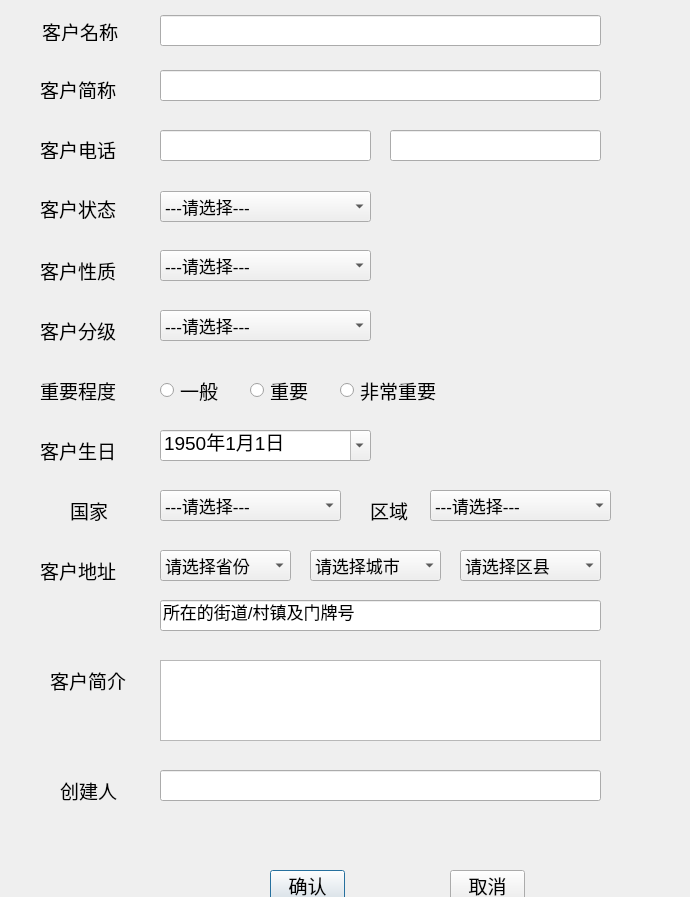
<?xml version="1.0" encoding="UTF-8"?>
<ui version="4.0">
 <class>Dialog</class>
 <widget class="QDialog" name="Dialog">
  <property name="geometry">
   <rect>
    <x>0</x>
    <y>0</y>
    <width>690</width>
    <height>897</height>
   </rect>
  </property>
  <property name="sizeIncrement">
   <size>
    <width>25</width>
    <height>21</height>
   </size>
  </property>
  <property name="baseSize">
   <size>
    <width>25</width>
    <height>21</height>
   </size>
  </property>
  <property name="font">
   <font>
    <pointsize>14</pointsize>
   </font>
  </property>
  <property name="windowTitle">
   <string>Dialog</string>
  </property>
  <widget class="QLabel" name="labelCustomerName">
   <property name="geometry">
    <rect>
     <x>42</x>
     <y>22</y>
     <width>81</width>
     <height>19</height>
    </rect>
   </property>
   <property name="sizeIncrement">
    <size>
     <width>25</width>
     <height>18</height>
    </size>
   </property>
   <property name="font">
    <font>
     <pointsize>14</pointsize>
    </font>
   </property>
   <property name="text">
    <string>客户名称</string>
   </property>
  </widget>
  <widget class="QLineEdit" name="lineEditCustomerName">
   <property name="geometry">
    <rect>
     <x>160</x>
     <y>15</y>
     <width>441</width>
     <height>31</height>
    </rect>
   </property>
   <property name="sizeIncrement">
    <size>
     <width>25</width>
     <height>21</height>
    </size>
   </property>
   <property name="font">
    <font>
     <pointsize>13</pointsize>
    </font>
   </property>
   <property name="text">
    <string/>
   </property>
  </widget>
  <widget class="QLabel" name="labelCustomerAbbreviation">
   <property name="geometry">
    <rect>
     <x>40</x>
     <y>80</y>
     <width>81</width>
     <height>19</height>
    </rect>
   </property>
   <property name="sizeIncrement">
    <size>
     <width>25</width>
     <height>18</height>
    </size>
   </property>
   <property name="font">
    <font>
     <pointsize>14</pointsize>
    </font>
   </property>
   <property name="text">
    <string>客户简称</string>
   </property>
  </widget>
  <widget class="QLineEdit" name="lineEditCustomerAbbreviation">
   <property name="geometry">
    <rect>
     <x>160</x>
     <y>70</y>
     <width>441</width>
     <height>31</height>
    </rect>
   </property>
   <property name="sizeIncrement">
    <size>
     <width>25</width>
     <height>21</height>
    </size>
   </property>
   <property name="font">
    <font>
     <pointsize>13</pointsize>
    </font>
   </property>
   <property name="text">
    <string/>
   </property>
  </widget>
  <widget class="QLineEdit" name="lineEditCustomerTel1">
   <property name="geometry">
    <rect>
     <x>160</x>
     <y>130</y>
     <width>211</width>
     <height>31</height>
    </rect>
   </property>
   <property name="sizeIncrement">
    <size>
     <width>25</width>
     <height>21</height>
    </size>
   </property>
   <property name="font">
    <font>
     <pointsize>13</pointsize>
    </font>
   </property>
   <property name="text">
    <string/>
   </property>
  </widget>
  <widget class="QLabel" name="labelCustomerTel">
   <property name="geometry">
    <rect>
     <x>40</x>
     <y>140</y>
     <width>81</width>
     <height>19</height>
    </rect>
   </property>
   <property name="sizeIncrement">
    <size>
     <width>25</width>
     <height>18</height>
    </size>
   </property>
   <property name="font">
    <font>
     <pointsize>14</pointsize>
    </font>
   </property>
   <property name="text">
    <string>客户电话</string>
   </property>
  </widget>
  <widget class="QLineEdit" name="lineEditCustomerTel2">
   <property name="geometry">
    <rect>
     <x>390</x>
     <y>130</y>
     <width>211</width>
     <height>31</height>
    </rect>
   </property>
   <property name="sizeIncrement">
    <size>
     <width>25</width>
     <height>21</height>
    </size>
   </property>
   <property name="font">
    <font>
     <pointsize>13</pointsize>
    </font>
   </property>
   <property name="text">
    <string/>
   </property>
  </widget>
  <widget class="QLabel" name="labelCustomerState">
   <property name="geometry">
    <rect>
     <x>40</x>
     <y>198</y>
     <width>81</width>
     <height>21</height>
    </rect>
   </property>
   <property name="sizeIncrement">
    <size>
     <width>25</width>
     <height>18</height>
    </size>
   </property>
   <property name="font">
    <font>
     <pointsize>14</pointsize>
    </font>
   </property>
   <property name="text">
    <string>客户状态</string>
   </property>
  </widget>
  <widget class="QComboBox" name="comboBoxCustomerState">
   <property name="geometry">
    <rect>
     <x>160</x>
     <y>191</y>
     <width>211</width>
     <height>31</height>
    </rect>
   </property>
   <property name="sizeIncrement">
    <size>
     <width>25</width>
     <height>21</height>
    </size>
   </property>
   <property name="baseSize">
    <size>
     <width>25</width>
     <height>21</height>
    </size>
   </property>
   <property name="font">
    <font>
     <pointsize>13</pointsize>
    </font>
   </property>
   <item>
    <property name="text">
     <string>---请选择---</string>
    </property>
   </item>
   <item>
    <property name="text">
     <string>潜在客户</string>
    </property>
   </item>
   <item>
    <property name="text">
     <string>初步接触</string>
    </property>
   </item>
   <item>
    <property name="text">
     <string>持续跟进</string>
    </property>
   </item>
   <item>
    <property name="text">
     <string>成交客户</string>
    </property>
   </item>
   <item>
    <property name="text">
     <string>忠诚客户</string>
    </property>
   </item>
   <item>
    <property name="text">
     <string>无效客户</string>
    </property>
   </item>
  </widget>
  <widget class="QLabel" name="labelCustomerType">
   <property name="geometry">
    <rect>
     <x>40</x>
     <y>260</y>
     <width>81</width>
     <height>21</height>
    </rect>
   </property>
   <property name="sizeIncrement">
    <size>
     <width>25</width>
     <height>18</height>
    </size>
   </property>
   <property name="font">
    <font>
     <pointsize>14</pointsize>
    </font>
   </property>
   <property name="text">
    <string>客户性质</string>
   </property>
  </widget>
  <widget class="QLabel" name="labelCustomerGrade">
   <property name="geometry">
    <rect>
     <x>40</x>
     <y>320</y>
     <width>81</width>
     <height>21</height>
    </rect>
   </property>
   <property name="sizeIncrement">
    <size>
     <width>25</width>
     <height>18</height>
    </size>
   </property>
   <property name="font">
    <font>
     <pointsize>14</pointsize>
    </font>
   </property>
   <property name="text">
    <string>客户分级</string>
   </property>
  </widget>
  <widget class="QComboBox" name="comboBoxCustomerType">
   <property name="geometry">
    <rect>
     <x>160</x>
     <y>250</y>
     <width>211</width>
     <height>31</height>
    </rect>
   </property>
   <property name="sizeIncrement">
    <size>
     <width>25</width>
     <height>21</height>
    </size>
   </property>
   <property name="baseSize">
    <size>
     <width>25</width>
     <height>21</height>
    </size>
   </property>
   <property name="font">
    <font>
     <pointsize>13</pointsize>
    </font>
   </property>
   <item>
    <property name="text">
     <string>---请选择---</string>
    </property>
   </item>
   <item>
    <property name="text">
     <string>企业客户</string>
    </property>
   </item>
   <item>
    <property name="text">
     <string>个人客户</string>
    </property>
   </item>
   <item>
    <property name="text">
     <string>政府事业单位</string>
    </property>
   </item>
  </widget>
  <widget class="QComboBox" name="comboBoxCustomerGrade">
   <property name="geometry">
    <rect>
     <x>160</x>
     <y>310</y>
     <width>211</width>
     <height>31</height>
    </rect>
   </property>
   <property name="sizeIncrement">
    <size>
     <width>25</width>
     <height>21</height>
    </size>
   </property>
   <property name="baseSize">
    <size>
     <width>25</width>
     <height>21</height>
    </size>
   </property>
   <property name="font">
    <font>
     <pointsize>13</pointsize>
    </font>
   </property>
   <item>
    <property name="text">
     <string>---请选择---</string>
    </property>
   </item>
   <item>
    <property name="text">
     <string>小型</string>
    </property>
   </item>
   <item>
    <property name="text">
     <string>中型</string>
    </property>
   </item>
   <item>
    <property name="text">
     <string>大型</string>
    </property>
   </item>
  </widget>
  <widget class="QLabel" name="labelImportance">
   <property name="geometry">
    <rect>
     <x>40</x>
     <y>380</y>
     <width>81</width>
     <height>21</height>
    </rect>
   </property>
   <property name="sizeIncrement">
    <size>
     <width>25</width>
     <height>18</height>
    </size>
   </property>
   <property name="font">
    <font>
     <pointsize>14</pointsize>
    </font>
   </property>
   <property name="text">
    <string>重要程度</string>
   </property>
  </widget>
  <widget class="QRadioButton" name="radioButtonImportance1">
   <property name="geometry">
    <rect>
     <x>160</x>
     <y>380</y>
     <width>89</width>
     <height>21</height>
    </rect>
   </property>
   <property name="text">
    <string>一般</string>
   </property>
  </widget>
  <widget class="QRadioButton" name="radioButtonImportance2">
   <property name="geometry">
    <rect>
     <x>250</x>
     <y>380</y>
     <width>89</width>
     <height>21</height>
    </rect>
   </property>
   <property name="text">
    <string>重要</string>
   </property>
  </widget>
  <widget class="QRadioButton" name="radioButtonImportance3">
   <property name="geometry">
    <rect>
     <x>340</x>
     <y>380</y>
     <width>111</width>
     <height>21</height>
    </rect>
   </property>
   <property name="text">
    <string>非常重要</string>
   </property>
  </widget>
  <widget class="QLabel" name="labelCustomerBirthday">
   <property name="geometry">
    <rect>
     <x>40</x>
     <y>440</y>
     <width>81</width>
     <height>21</height>
    </rect>
   </property>
   <property name="sizeIncrement">
    <size>
     <width>25</width>
     <height>18</height>
    </size>
   </property>
   <property name="font">
    <font>
     <pointsize>14</pointsize>
    </font>
   </property>
   <property name="text">
    <string>客户生日</string>
   </property>
  </widget>
  <widget class="QDateEdit" name="dateEditCustomerBirthday">
   <property name="geometry">
    <rect>
     <x>160</x>
     <y>430</y>
     <width>211</width>
     <height>31</height>
    </rect>
   </property>
   <property name="baseSize">
    <size>
     <width>25</width>
     <height>21</height>
    </size>
   </property>
   <property name="inputMethodHints">
    <set>Qt::ImhNone</set>
   </property>
   <property name="dateTime">
    <datetime>
     <hour>0</hour>
     <minute>0</minute>
     <second>0</second>
     <year>1950</year>
     <month>1</month>
     <day>1</day>
    </datetime>
   </property>
   <property name="displayFormat">
    <string>yyyy年M月d日</string>
   </property>
   <property name="calendarPopup">
    <bool>true</bool>
   </property>
  </widget>
  <widget class="QLabel" name="labelCountry">
   <property name="geometry">
    <rect>
     <x>70</x>
     <y>500</y>
     <width>41</width>
     <height>21</height>
    </rect>
   </property>
   <property name="sizeIncrement">
    <size>
     <width>25</width>
     <height>18</height>
    </size>
   </property>
   <property name="font">
    <font>
     <pointsize>14</pointsize>
    </font>
   </property>
   <property name="text">
    <string>国家</string>
   </property>
  </widget>
  <widget class="QComboBox" name="comboBoxCustomerGrade_2">
   <property name="geometry">
    <rect>
     <x>160</x>
     <y>490</y>
     <width>181</width>
     <height>31</height>
    </rect>
   </property>
   <property name="sizeIncrement">
    <size>
     <width>25</width>
     <height>21</height>
    </size>
   </property>
   <property name="baseSize">
    <size>
     <width>25</width>
     <height>21</height>
    </size>
   </property>
   <property name="font">
    <font>
     <pointsize>13</pointsize>
    </font>
   </property>
   <item>
    <property name="text">
     <string>---请选择---</string>
    </property>
   </item>
   <item>
    <property name="text">
     <string>小型</string>
    </property>
   </item>
   <item>
    <property name="text">
     <string>中型</string>
    </property>
   </item>
   <item>
    <property name="text">
     <string>大型</string>
    </property>
   </item>
  </widget>
  <widget class="QLabel" name="labelArea">
   <property name="geometry">
    <rect>
     <x>370</x>
     <y>500</y>
     <width>41</width>
     <height>21</height>
    </rect>
   </property>
   <property name="sizeIncrement">
    <size>
     <width>20</width>
     <height>18</height>
    </size>
   </property>
   <property name="font">
    <font>
     <pointsize>14</pointsize>
    </font>
   </property>
   <property name="text">
    <string>区域</string>
   </property>
  </widget>
  <widget class="QComboBox" name="comboBoxArea">
   <property name="geometry">
    <rect>
     <x>430</x>
     <y>490</y>
     <width>181</width>
     <height>31</height>
    </rect>
   </property>
   <property name="sizeIncrement">
    <size>
     <width>25</width>
     <height>21</height>
    </size>
   </property>
   <property name="baseSize">
    <size>
     <width>25</width>
     <height>21</height>
    </size>
   </property>
   <property name="font">
    <font>
     <pointsize>13</pointsize>
    </font>
   </property>
   <item>
    <property name="text">
     <string>---请选择---</string>
    </property>
   </item>
   <item>
    <property name="text">
     <string>小型</string>
    </property>
   </item>
   <item>
    <property name="text">
     <string>中型</string>
    </property>
   </item>
   <item>
    <property name="text">
     <string>大型</string>
    </property>
   </item>
  </widget>
  <widget class="QLabel" name="labelCustomerAddress">
   <property name="geometry">
    <rect>
     <x>40</x>
     <y>560</y>
     <width>81</width>
     <height>21</height>
    </rect>
   </property>
   <property name="sizeIncrement">
    <size>
     <width>25</width>
     <height>18</height>
    </size>
   </property>
   <property name="font">
    <font>
     <pointsize>14</pointsize>
    </font>
   </property>
   <property name="text">
    <string>客户地址</string>
   </property>
  </widget>
  <widget class="QComboBox" name="comboBoxProvince">
   <property name="geometry">
    <rect>
     <x>160</x>
     <y>550</y>
     <width>131</width>
     <height>31</height>
    </rect>
   </property>
   <property name="sizeIncrement">
    <size>
     <width>25</width>
     <height>21</height>
    </size>
   </property>
   <property name="baseSize">
    <size>
     <width>25</width>
     <height>21</height>
    </size>
   </property>
   <property name="font">
    <font>
     <pointsize>13</pointsize>
    </font>
   </property>
   <item>
    <property name="text">
     <string>请选择省份</string>
    </property>
   </item>
   <item>
    <property name="text">
     <string>小型</string>
    </property>
   </item>
   <item>
    <property name="text">
     <string>中型</string>
    </property>
   </item>
   <item>
    <property name="text">
     <string>大型</string>
    </property>
   </item>
  </widget>
  <widget class="QComboBox" name="comboBoxCity">
   <property name="geometry">
    <rect>
     <x>310</x>
     <y>550</y>
     <width>131</width>
     <height>31</height>
    </rect>
   </property>
   <property name="sizeIncrement">
    <size>
     <width>25</width>
     <height>21</height>
    </size>
   </property>
   <property name="baseSize">
    <size>
     <width>25</width>
     <height>21</height>
    </size>
   </property>
   <property name="font">
    <font>
     <pointsize>13</pointsize>
    </font>
   </property>
   <item>
    <property name="text">
     <string>请选择城市</string>
    </property>
   </item>
   <item>
    <property name="text">
     <string>小型</string>
    </property>
   </item>
   <item>
    <property name="text">
     <string>中型</string>
    </property>
   </item>
   <item>
    <property name="text">
     <string>大型</string>
    </property>
   </item>
  </widget>
  <widget class="QComboBox" name="comboBoxCounty">
   <property name="geometry">
    <rect>
     <x>460</x>
     <y>550</y>
     <width>141</width>
     <height>31</height>
    </rect>
   </property>
   <property name="sizeIncrement">
    <size>
     <width>25</width>
     <height>21</height>
    </size>
   </property>
   <property name="baseSize">
    <size>
     <width>25</width>
     <height>21</height>
    </size>
   </property>
   <property name="font">
    <font>
     <pointsize>13</pointsize>
    </font>
   </property>
   <item>
    <property name="text">
     <string>请选择区县</string>
    </property>
   </item>
   <item>
    <property name="text">
     <string>小型</string>
    </property>
   </item>
   <item>
    <property name="text">
     <string>中型</string>
    </property>
   </item>
   <item>
    <property name="text">
     <string>大型</string>
    </property>
   </item>
  </widget>
  <widget class="QLineEdit" name="lineEditAddress">
   <property name="geometry">
    <rect>
     <x>160</x>
     <y>600</y>
     <width>441</width>
     <height>31</height>
    </rect>
   </property>
   <property name="sizeIncrement">
    <size>
     <width>25</width>
     <height>21</height>
    </size>
   </property>
   <property name="font">
    <font>
     <pointsize>13</pointsize>
    </font>
   </property>
   <property name="text">
    <string>所在的街道/村镇及门牌号</string>
   </property>
  </widget>
  <widget class="QLabel" name="labelCustomerProfile">
   <property name="geometry">
    <rect>
     <x>50</x>
     <y>670</y>
     <width>81</width>
     <height>21</height>
    </rect>
   </property>
   <property name="sizeIncrement">
    <size>
     <width>25</width>
     <height>18</height>
    </size>
   </property>
   <property name="font">
    <font>
     <pointsize>14</pointsize>
    </font>
   </property>
   <property name="text">
    <string>客户简介</string>
   </property>
  </widget>
  <widget class="QTextEdit" name="textEditCustomerProfile">
   <property name="geometry">
    <rect>
     <x>160</x>
     <y>660</y>
     <width>441</width>
     <height>81</height>
    </rect>
   </property>
  </widget>
  <widget class="QLabel" name="labelCreater">
   <property name="geometry">
    <rect>
     <x>60</x>
     <y>780</y>
     <width>61</width>
     <height>21</height>
    </rect>
   </property>
   <property name="sizeIncrement">
    <size>
     <width>25</width>
     <height>18</height>
    </size>
   </property>
   <property name="font">
    <font>
     <pointsize>14</pointsize>
    </font>
   </property>
   <property name="text">
    <string>创建人</string>
   </property>
  </widget>
  <widget class="QLineEdit" name="lineEditCreater">
   <property name="geometry">
    <rect>
     <x>160</x>
     <y>770</y>
     <width>441</width>
     <height>31</height>
    </rect>
   </property>
   <property name="sizeIncrement">
    <size>
     <width>25</width>
     <height>21</height>
    </size>
   </property>
   <property name="font">
    <font>
     <pointsize>13</pointsize>
    </font>
   </property>
   <property name="text">
    <string/>
   </property>
  </widget>
  <widget class="QPushButton" name="pushButtonConfirm">
   <property name="geometry">
    <rect>
     <x>270</x>
     <y>870</y>
     <width>75</width>
     <height>31</height>
    </rect>
   </property>
   <property name="text">
    <string>确认</string>
   </property>
  </widget>
  <widget class="QPushButton" name="pushButtonCancel">
   <property name="geometry">
    <rect>
     <x>450</x>
     <y>870</y>
     <width>75</width>
     <height>31</height>
    </rect>
   </property>
   <property name="text">
    <string>取消</string>
   </property>
  </widget>
  <widget class="QScrollBar" name="verticalScrollBar">
   <property name="geometry">
    <rect>
     <x>780</x>
     <y>0</y>
     <width>20</width>
     <height>941</height>
    </rect>
   </property>
   <property name="autoFillBackground">
    <bool>false</bool>
   </property>
   <property name="orientation">
    <enum>Qt::Vertical</enum>
   </property>
   <property name="invertedAppearance">
    <bool>false</bool>
   </property>
  </widget>
 </widget>
 <resources/>
 <connections/>
</ui>
